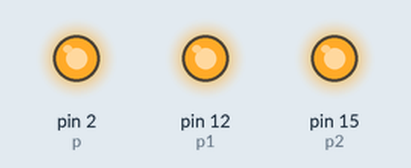
A program run on a simulated MicroPython board. Parts: output pins drawn as LEDs (lit = HIGH). At 40.0 s the program stops and its outputs stay as they are.

Above: at 0.5 s.
At 3.5 s:
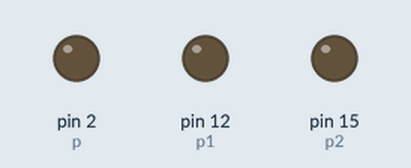
Timing chart, 0 to 4.6 s (numbered marks = the images above):
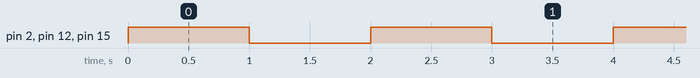

The program:

blink.py
```python
from machine import Pin
import time

p = Pin(2, Pin.OUT)
p1 = Pin(12, Pin.OUT)
p2 = Pin(15, Pin.OUT)

def toggle(max):
    lap = 0
    while (lap < max):
        p.value(1)
        p1.value(1)
        p2.value(1)
        time.sleep(1)
        p.value(0)
        p1.value(0)
        p2.value(0)
        time.sleep(1)
        lap+=1

toggle(20)
```

Measured:
- by itself, pin 2 (p), pin 12 (p1), pin 15 (p2): alternates HIGH for 1.0 s and LOW for 1.0 s, 40 changes in all, then stays LOW
